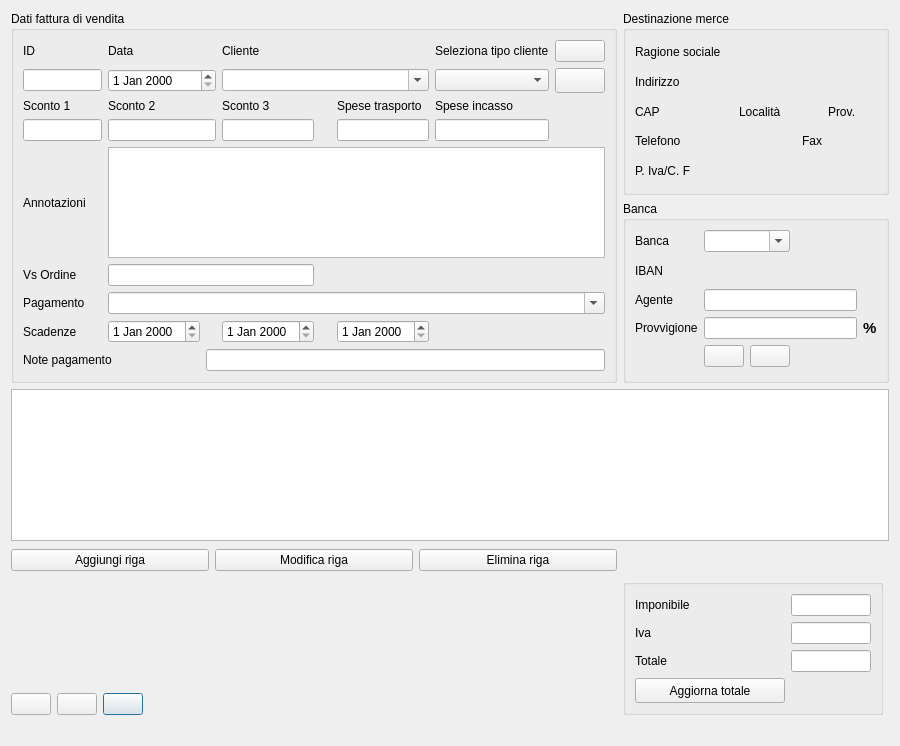
<?xml version="1.0" encoding="UTF-8"?>
<ui version="4.0">
 <class>fattura_rg</class>
 <widget class="QDialog" name="fattura_rg">
  <property name="geometry">
   <rect>
    <x>0</x>
    <y>0</y>
    <width>900</width>
    <height>746</height>
   </rect>
  </property>
  <property name="windowTitle">
   <string>Fattura di vendita</string>
  </property>
  <property name="windowIcon">
   <iconset>
    <normaloff>:/images/logo.png</normaloff>:/images/logo.png</iconset>
  </property>
  <layout class="QGridLayout" name="gridLayout_13">
   <item row="6" column="0">
    <layout class="QGridLayout" name="gridLayout_12">
     <item row="1" column="2">
      <widget class="QPushButton" name="agg_fatt_2">
       <property name="toolTip">
        <string>Aggiorna fattura</string>
       </property>
       <property name="text">
        <string/>
       </property>
       <property name="icon">
        <iconset resource="../biblio.qrc">
         <normaloff>:/images/view-refresh.png</normaloff>:/images/view-refresh.png</iconset>
       </property>
      </widget>
     </item>
     <item row="1" column="1">
      <widget class="QPushButton" name="save_2">
       <property name="toolTip">
        <string>Salva fattura</string>
       </property>
       <property name="text">
        <string/>
       </property>
       <property name="icon">
        <iconset resource="../biblio.qrc">
         <normaloff>:/images/document-save.png</normaloff>:/images/document-save.png</iconset>
       </property>
      </widget>
     </item>
     <item row="1" column="0">
      <widget class="QPushButton" name="annulla_2">
       <property name="toolTip">
        <string>Chiudi senza salvare la fattura</string>
       </property>
       <property name="text">
        <string/>
       </property>
       <property name="icon">
        <iconset resource="../../initdb/images.qrc">
         <normaloff>:/images/dialog-close.png</normaloff>:/images/dialog-close.png</iconset>
       </property>
      </widget>
     </item>
    </layout>
   </item>
   <item row="2" column="0" colspan="7">
    <widget class="QTableView" name="tab_view">
     <attribute name="verticalHeaderDefaultSectionSize">
      <number>15</number>
     </attribute>
    </widget>
   </item>
   <item row="5" column="0">
    <spacer name="verticalSpacer_2">
     <property name="orientation">
      <enum>Qt::Vertical</enum>
     </property>
     <property name="sizeHint" stdset="0">
      <size>
       <width>77</width>
       <height>83</height>
      </size>
     </property>
    </spacer>
   </item>
   <item row="4" column="5">
    <spacer name="horizontalSpacer_11">
     <property name="orientation">
      <enum>Qt::Horizontal</enum>
     </property>
     <property name="sizeHint" stdset="0">
      <size>
       <width>240</width>
       <height>20</height>
      </size>
     </property>
    </spacer>
   </item>
   <item row="0" column="5" colspan="2">
    <widget class="QGroupBox" name="groupBox_2">
     <property name="title">
      <string>Destinazione merce</string>
     </property>
     <layout class="QGridLayout" name="gridLayout_8">
      <item row="2" column="0">
       <widget class="QLabel" name="label_30">
        <property name="text">
         <string>CAP</string>
        </property>
       </widget>
      </item>
      <item row="2" column="1" colspan="2">
       <widget class="QLabel" name="cap">
        <property name="text">
         <string/>
        </property>
       </widget>
      </item>
      <item row="2" column="3" colspan="3">
       <widget class="QLabel" name="label_31">
        <property name="text">
         <string>Località</string>
        </property>
       </widget>
      </item>
      <item row="2" column="6">
       <widget class="QLabel" name="local">
        <property name="text">
         <string/>
        </property>
       </widget>
      </item>
      <item row="2" column="7">
       <widget class="QLabel" name="label_32">
        <property name="text">
         <string>Prov.</string>
        </property>
       </widget>
      </item>
      <item row="2" column="8">
       <widget class="QLabel" name="prov">
        <property name="text">
         <string/>
        </property>
       </widget>
      </item>
      <item row="3" column="0">
       <widget class="QLabel" name="label_33">
        <property name="text">
         <string>Telefono</string>
        </property>
       </widget>
      </item>
      <item row="3" column="1" colspan="2">
       <widget class="QLabel" name="tel">
        <property name="text">
         <string/>
        </property>
       </widget>
      </item>
      <item row="3" column="4" colspan="2">
       <spacer name="horizontalSpacer_7">
        <property name="orientation">
         <enum>Qt::Horizontal</enum>
        </property>
        <property name="sizeHint" stdset="0">
         <size>
          <width>31</width>
          <height>20</height>
         </size>
        </property>
       </spacer>
      </item>
      <item row="3" column="6">
       <widget class="QLabel" name="label_34">
        <property name="text">
         <string>Fax</string>
        </property>
       </widget>
      </item>
      <item row="3" column="7" colspan="2">
       <widget class="QLabel" name="cell">
        <property name="text">
         <string/>
        </property>
       </widget>
      </item>
      <item row="4" column="0">
       <widget class="QLabel" name="label_35">
        <property name="text">
         <string>P. Iva/C. F</string>
        </property>
       </widget>
      </item>
      <item row="1" column="5">
       <widget class="QLabel" name="indirizzo">
        <property name="text">
         <string/>
        </property>
       </widget>
      </item>
      <item row="1" column="0" colspan="2">
       <widget class="QLabel" name="label_29">
        <property name="text">
         <string>Indirizzo</string>
        </property>
       </widget>
      </item>
      <item row="0" column="0" colspan="4">
       <widget class="QLabel" name="label_28">
        <property name="text">
         <string>Ragione sociale</string>
        </property>
       </widget>
      </item>
      <item row="0" column="5" colspan="3">
       <widget class="QLabel" name="rag_soc">
        <property name="text">
         <string/>
        </property>
       </widget>
      </item>
      <item row="4" column="1" colspan="3">
       <widget class="QLabel" name="paese">
        <property name="text">
         <string/>
        </property>
       </widget>
      </item>
     </layout>
    </widget>
   </item>
   <item row="1" column="5" colspan="2">
    <widget class="QGroupBox" name="groupBox_3">
     <property name="title">
      <string>Banca</string>
     </property>
     <layout class="QGridLayout" name="gridLayout">
      <item row="0" column="0">
       <widget class="QLabel" name="label_2">
        <property name="text">
         <string>Banca</string>
        </property>
       </widget>
      </item>
      <item row="0" column="1" colspan="2">
       <widget class="QComboBox" name="vis_banca">
        <property name="editable">
         <bool>true</bool>
        </property>
       </widget>
      </item>
      <item row="1" column="0">
       <widget class="QLabel" name="label_36">
        <property name="minimumSize">
         <size>
          <width>45</width>
          <height>25</height>
         </size>
        </property>
        <property name="maximumSize">
         <size>
          <width>45</width>
          <height>25</height>
         </size>
        </property>
        <property name="sizeIncrement">
         <size>
          <width>45</width>
          <height>25</height>
         </size>
        </property>
        <property name="baseSize">
         <size>
          <width>45</width>
          <height>25</height>
         </size>
        </property>
        <property name="text">
         <string>IBAN</string>
        </property>
       </widget>
      </item>
      <item row="1" column="1">
       <widget class="QLabel" name="iban">
        <property name="text">
         <string/>
        </property>
       </widget>
      </item>
      <item row="2" column="0">
       <widget class="QLabel" name="label_37">
        <property name="text">
         <string>Agente</string>
        </property>
       </widget>
      </item>
      <item row="2" column="1" colspan="3">
       <widget class="QLineEdit" name="lineEdit_2"/>
      </item>
      <item row="3" column="0">
       <widget class="QLabel" name="label_38">
        <property name="text">
         <string>Provvigione</string>
        </property>
       </widget>
      </item>
      <item row="3" column="1" colspan="3">
       <widget class="QLineEdit" name="lineEdit_3"/>
      </item>
      <item row="3" column="4">
       <widget class="QLabel" name="label_3">
        <property name="text">
         <string>&lt;html&gt;&lt;head/&gt;&lt;body&gt;&lt;p&gt;&lt;span style=&quot; font-size:11pt; font-weight:600;&quot;&gt;%&lt;/span&gt;&lt;/p&gt;&lt;/body&gt;&lt;/html&gt;</string>
        </property>
       </widget>
      </item>
      <item row="4" column="1">
       <widget class="QPushButton" name="banca">
        <property name="toolTip">
         <string>&lt;html&gt;&lt;head/&gt;&lt;body&gt;&lt;p&gt;&lt;span style=&quot; font-weight:600;&quot;&gt;Inserisci Banca....&lt;/span&gt;&lt;/p&gt;&lt;/body&gt;&lt;/html&gt;</string>
        </property>
        <property name="text">
         <string/>
        </property>
        <property name="icon">
         <iconset resource="../biblio.qrc">
          <normaloff>:/images/cash2.png</normaloff>:/images/cash2.png</iconset>
        </property>
       </widget>
      </item>
      <item row="4" column="2">
       <widget class="QPushButton" name="agg_banca">
        <property name="toolTip">
         <string>&lt;html&gt;&lt;head/&gt;&lt;body&gt;&lt;p&gt;&lt;span style=&quot; font-weight:600;&quot;&gt;Aggiorna lista banche....&lt;/span&gt;&lt;/p&gt;&lt;/body&gt;&lt;/html&gt;</string>
        </property>
        <property name="text">
         <string/>
        </property>
        <property name="icon">
         <iconset resource="../biblio.qrc">
          <normaloff>:/images/view-refresh.png</normaloff>:/images/view-refresh.png</iconset>
        </property>
       </widget>
      </item>
      <item row="4" column="3">
       <spacer name="horizontalSpacer">
        <property name="orientation">
         <enum>Qt::Horizontal</enum>
        </property>
        <property name="sizeHint" stdset="0">
         <size>
          <width>40</width>
          <height>20</height>
         </size>
        </property>
       </spacer>
      </item>
     </layout>
    </widget>
   </item>
   <item row="5" column="5" rowspan="2">
    <widget class="QGroupBox" name="groupBox_4">
     <property name="styleSheet">
      <string notr="true"/>
     </property>
     <layout class="QGridLayout" name="gridLayout_10">
      <item row="1" column="0">
       <widget class="QLabel" name="label_39">
        <property name="minimumSize">
         <size>
          <width>150</width>
          <height>0</height>
         </size>
        </property>
        <property name="maximumSize">
         <size>
          <width>150</width>
          <height>16777215</height>
         </size>
        </property>
        <property name="sizeIncrement">
         <size>
          <width>150</width>
          <height>0</height>
         </size>
        </property>
        <property name="baseSize">
         <size>
          <width>150</width>
          <height>0</height>
         </size>
        </property>
        <property name="text">
         <string>Iva</string>
        </property>
       </widget>
      </item>
      <item row="1" column="1">
       <widget class="QLineEdit" name="iva_ft_2">
        <property name="readOnly">
         <bool>false</bool>
        </property>
       </widget>
      </item>
      <item row="2" column="0">
       <widget class="QLabel" name="label_40">
        <property name="minimumSize">
         <size>
          <width>150</width>
          <height>0</height>
         </size>
        </property>
        <property name="maximumSize">
         <size>
          <width>150</width>
          <height>16777215</height>
         </size>
        </property>
        <property name="sizeIncrement">
         <size>
          <width>150</width>
          <height>0</height>
         </size>
        </property>
        <property name="baseSize">
         <size>
          <width>150</width>
          <height>0</height>
         </size>
        </property>
        <property name="text">
         <string>Totale</string>
        </property>
       </widget>
      </item>
      <item row="2" column="1">
       <widget class="QLineEdit" name="totale_2">
        <property name="readOnly">
         <bool>false</bool>
        </property>
       </widget>
      </item>
      <item row="0" column="1">
       <widget class="QLineEdit" name="imponibile_2">
        <property name="readOnly">
         <bool>false</bool>
        </property>
       </widget>
      </item>
      <item row="0" column="0">
       <widget class="QLabel" name="label_41">
        <property name="minimumSize">
         <size>
          <width>150</width>
          <height>0</height>
         </size>
        </property>
        <property name="maximumSize">
         <size>
          <width>150</width>
          <height>16777215</height>
         </size>
        </property>
        <property name="sizeIncrement">
         <size>
          <width>150</width>
          <height>0</height>
         </size>
        </property>
        <property name="baseSize">
         <size>
          <width>150</width>
          <height>0</height>
         </size>
        </property>
        <property name="text">
         <string>Imponibile</string>
        </property>
       </widget>
      </item>
      <item row="3" column="0">
       <widget class="QPushButton" name="agg_totali_2">
        <property name="minimumSize">
         <size>
          <width>150</width>
          <height>25</height>
         </size>
        </property>
        <property name="maximumSize">
         <size>
          <width>150</width>
          <height>25</height>
         </size>
        </property>
        <property name="sizeIncrement">
         <size>
          <width>150</width>
          <height>25</height>
         </size>
        </property>
        <property name="baseSize">
         <size>
          <width>150</width>
          <height>25</height>
         </size>
        </property>
        <property name="text">
         <string>Aggiorna totale</string>
        </property>
        <property name="icon">
         <iconset resource="../biblio.qrc">
          <normaloff>:/images/view-refresh.png</normaloff>:/images/view-refresh.png</iconset>
        </property>
       </widget>
      </item>
      <item row="3" column="1">
       <spacer name="horizontalSpacer_2">
        <property name="orientation">
         <enum>Qt::Horizontal</enum>
        </property>
        <property name="sizeHint" stdset="0">
         <size>
          <width>40</width>
          <height>20</height>
         </size>
        </property>
       </spacer>
      </item>
     </layout>
    </widget>
   </item>
   <item row="7" column="5">
    <spacer name="horizontalSpacer_10">
     <property name="orientation">
      <enum>Qt::Horizontal</enum>
     </property>
     <property name="sizeHint" stdset="0">
      <size>
       <width>240</width>
       <height>20</height>
      </size>
     </property>
    </spacer>
   </item>
   <item row="0" column="0" rowspan="2" colspan="5">
    <widget class="QGroupBox" name="groupBox">
     <property name="toolTip">
      <string>&lt;html&gt;&lt;head/&gt;&lt;body&gt;&lt;p&gt;Inserisci cliente&lt;/p&gt;&lt;/body&gt;&lt;/html&gt;</string>
     </property>
     <property name="title">
      <string>Dati fattura di vendita</string>
     </property>
     <layout class="QGridLayout" name="gridLayout_3">
      <item row="0" column="0">
       <widget class="QLabel" name="label_16">
        <property name="text">
         <string>ID</string>
        </property>
       </widget>
      </item>
      <item row="0" column="3" colspan="3">
       <widget class="QLabel" name="label_18">
        <property name="text">
         <string>Cliente</string>
        </property>
       </widget>
      </item>
      <item row="5" column="5">
       <widget class="QLineEdit" name="spes_tr"/>
      </item>
      <item row="7" column="1" colspan="3">
       <widget class="QLineEdit" name="ordine"/>
      </item>
      <item row="5" column="3">
       <widget class="QLineEdit" name="sconto3"/>
      </item>
      <item row="1" column="6">
       <widget class="QComboBox" name="tipo_cliente"/>
      </item>
      <item row="10" column="0" colspan="2">
       <widget class="QLabel" name="label_27">
        <property name="text">
         <string>Note pagamento</string>
        </property>
       </widget>
      </item>
      <item row="10" column="2" colspan="7">
       <widget class="QLineEdit" name="lineEdit"/>
      </item>
      <item row="0" column="1" colspan="2">
       <widget class="QLabel" name="label_17">
        <property name="text">
         <string>Data</string>
        </property>
       </widget>
      </item>
      <item row="7" column="0">
       <widget class="QLabel" name="label_25">
        <property name="text">
         <string>Vs Ordine</string>
        </property>
       </widget>
      </item>
      <item row="1" column="1" colspan="2">
       <widget class="QDateEdit" name="data_fatt"/>
      </item>
      <item row="4" column="0">
       <widget class="QLabel" name="label_19">
        <property name="text">
         <string>Sconto 1</string>
        </property>
       </widget>
      </item>
      <item row="5" column="0">
       <widget class="QLineEdit" name="sconto1"/>
      </item>
      <item row="8" column="1" colspan="8">
       <widget class="QComboBox" name="pagam">
        <property name="editable">
         <bool>true</bool>
        </property>
       </widget>
      </item>
      <item row="5" column="6">
       <widget class="QLineEdit" name="spes_in"/>
      </item>
      <item row="4" column="1">
       <widget class="QLabel" name="label_20">
        <property name="text">
         <string>Sconto 2</string>
        </property>
       </widget>
      </item>
      <item row="8" column="0">
       <widget class="QLabel" name="label_26">
        <property name="text">
         <string>Pagamento</string>
        </property>
       </widget>
      </item>
      <item row="4" column="5">
       <widget class="QLabel" name="label_22">
        <property name="text">
         <string>Spese trasporto</string>
        </property>
       </widget>
      </item>
      <item row="1" column="0">
       <widget class="QLineEdit" name="id1"/>
      </item>
      <item row="9" column="1">
       <widget class="QDateEdit" name="scadenza_1">
        <property name="minimumSize">
         <size>
          <width>92</width>
          <height>23</height>
         </size>
        </property>
        <property name="maximumSize">
         <size>
          <width>92</width>
          <height>23</height>
         </size>
        </property>
        <property name="sizeIncrement">
         <size>
          <width>92</width>
          <height>23</height>
         </size>
        </property>
        <property name="baseSize">
         <size>
          <width>92</width>
          <height>23</height>
         </size>
        </property>
       </widget>
      </item>
      <item row="9" column="4">
       <spacer name="horizontalSpacer_4">
        <property name="orientation">
         <enum>Qt::Horizontal</enum>
        </property>
        <property name="sizeHint" stdset="0">
         <size>
          <width>40</width>
          <height>20</height>
         </size>
        </property>
       </spacer>
      </item>
      <item row="6" column="0">
       <widget class="QLabel" name="label_24">
        <property name="text">
         <string>Annotazioni</string>
        </property>
       </widget>
      </item>
      <item row="4" column="6">
       <widget class="QLabel" name="label_23">
        <property name="text">
         <string>Spese incasso</string>
        </property>
       </widget>
      </item>
      <item row="0" column="7" colspan="2">
       <widget class="QPushButton" name="fornit">
        <property name="text">
         <string/>
        </property>
        <property name="icon">
         <iconset resource="../biblio.qrc">
          <normaloff>:/images/user-group-properties.png</normaloff>:/images/user-group-properties.png</iconset>
        </property>
       </widget>
      </item>
      <item row="5" column="1" colspan="2">
       <widget class="QLineEdit" name="sconto2"/>
      </item>
      <item row="4" column="3">
       <widget class="QLabel" name="label_21">
        <property name="text">
         <string>Sconto 3</string>
        </property>
       </widget>
      </item>
      <item row="0" column="6">
       <widget class="QLabel" name="label">
        <property name="text">
         <string>Seleziona tipo cliente</string>
        </property>
       </widget>
      </item>
      <item row="9" column="0">
       <widget class="QLabel" name="title_scadenze">
        <property name="text">
         <string>Scadenze</string>
        </property>
       </widget>
      </item>
      <item row="6" column="1" colspan="8">
       <widget class="QTextEdit" name="ann"/>
      </item>
      <item row="1" column="7" colspan="2">
       <widget class="QPushButton" name="cliente">
        <property name="minimumSize">
         <size>
          <width>50</width>
          <height>25</height>
         </size>
        </property>
        <property name="maximumSize">
         <size>
          <width>50</width>
          <height>25</height>
         </size>
        </property>
        <property name="text">
         <string/>
        </property>
        <property name="icon">
         <iconset resource="../biblio.qrc">
          <normaloff>:/images/system-users.png</normaloff>:/images/system-users.png</iconset>
        </property>
       </widget>
      </item>
      <item row="9" column="3">
       <widget class="QDateEdit" name="scadenza_2">
        <property name="minimumSize">
         <size>
          <width>92</width>
          <height>23</height>
         </size>
        </property>
        <property name="maximumSize">
         <size>
          <width>92</width>
          <height>23</height>
         </size>
        </property>
        <property name="sizeIncrement">
         <size>
          <width>92</width>
          <height>23</height>
         </size>
        </property>
        <property name="baseSize">
         <size>
          <width>92</width>
          <height>23</height>
         </size>
        </property>
       </widget>
      </item>
      <item row="1" column="3" colspan="3">
       <widget class="QComboBox" name="pers">
        <property name="editable">
         <bool>true</bool>
        </property>
        <property name="currentIndex">
         <number>-1</number>
        </property>
        <property name="frame">
         <bool>true</bool>
        </property>
        <property name="modelColumn">
         <number>0</number>
        </property>
       </widget>
      </item>
      <item row="9" column="5">
       <widget class="QDateEdit" name="scadenza_3">
        <property name="minimumSize">
         <size>
          <width>92</width>
          <height>23</height>
         </size>
        </property>
        <property name="maximumSize">
         <size>
          <width>92</width>
          <height>23</height>
         </size>
        </property>
        <property name="sizeIncrement">
         <size>
          <width>92</width>
          <height>23</height>
         </size>
        </property>
        <property name="baseSize">
         <size>
          <width>92</width>
          <height>23</height>
         </size>
        </property>
       </widget>
      </item>
      <item row="9" column="2">
       <spacer name="horizontalSpacer_3">
        <property name="orientation">
         <enum>Qt::Horizontal</enum>
        </property>
        <property name="sizeHint" stdset="0">
         <size>
          <width>40</width>
          <height>20</height>
         </size>
        </property>
       </spacer>
      </item>
     </layout>
    </widget>
   </item>
   <item row="5" column="4" rowspan="2">
    <spacer name="verticalSpacer_4">
     <property name="orientation">
      <enum>Qt::Vertical</enum>
     </property>
     <property name="sizeHint" stdset="0">
      <size>
       <width>20</width>
       <height>114</height>
      </size>
     </property>
    </spacer>
   </item>
   <item row="3" column="0" rowspan="2" colspan="5">
    <layout class="QGridLayout" name="gridLayout_11">
     <item row="0" column="0">
      <widget class="QPushButton" name="n_riga">
       <property name="toolTip">
        <string>Aggiungi riga</string>
       </property>
       <property name="text">
        <string>Aggiungi riga</string>
       </property>
       <property name="icon">
        <iconset resource="../biblio.qrc">
         <normaloff>:/images/dialog-ok-apply.png</normaloff>:/images/dialog-ok-apply.png</iconset>
       </property>
      </widget>
     </item>
     <item row="0" column="1">
      <widget class="QPushButton" name="md_riga">
       <property name="toolTip">
        <string>Modifica riga</string>
       </property>
       <property name="text">
        <string>Modifica riga</string>
       </property>
       <property name="icon">
        <iconset resource="../biblio.qrc">
         <normaloff>:/images/document-edit.png</normaloff>:/images/document-edit.png</iconset>
       </property>
      </widget>
     </item>
     <item row="0" column="2">
      <widget class="QPushButton" name="el_riga">
       <property name="toolTip">
        <string>Elimina riga</string>
       </property>
       <property name="text">
        <string>Elimina riga</string>
       </property>
       <property name="icon">
        <iconset resource="../biblio.qrc">
         <normaloff>:/images/edit-delete.png</normaloff>:/images/edit-delete.png</iconset>
       </property>
      </widget>
     </item>
    </layout>
   </item>
   <item row="5" column="2" rowspan="2">
    <spacer name="verticalSpacer_3">
     <property name="orientation">
      <enum>Qt::Vertical</enum>
     </property>
     <property name="sizeHint" stdset="0">
      <size>
       <width>20</width>
       <height>114</height>
      </size>
     </property>
    </spacer>
   </item>
  </layout>
 </widget>
 <tabstops>
  <tabstop>id1</tabstop>
  <tabstop>data_fatt</tabstop>
  <tabstop>pers</tabstop>
  <tabstop>tipo_cliente</tabstop>
  <tabstop>fornit</tabstop>
  <tabstop>cliente</tabstop>
  <tabstop>sconto1</tabstop>
  <tabstop>sconto2</tabstop>
  <tabstop>sconto3</tabstop>
  <tabstop>spes_tr</tabstop>
  <tabstop>spes_in</tabstop>
  <tabstop>ann</tabstop>
  <tabstop>ordine</tabstop>
  <tabstop>pagam</tabstop>
  <tabstop>scadenza_1</tabstop>
  <tabstop>scadenza_2</tabstop>
  <tabstop>scadenza_3</tabstop>
  <tabstop>lineEdit</tabstop>
  <tabstop>vis_banca</tabstop>
  <tabstop>lineEdit_2</tabstop>
  <tabstop>lineEdit_3</tabstop>
  <tabstop>banca</tabstop>
  <tabstop>agg_banca</tabstop>
  <tabstop>tab_view</tabstop>
  <tabstop>n_riga</tabstop>
  <tabstop>md_riga</tabstop>
  <tabstop>el_riga</tabstop>
  <tabstop>imponibile_2</tabstop>
  <tabstop>iva_ft_2</tabstop>
  <tabstop>totale_2</tabstop>
  <tabstop>agg_totali_2</tabstop>
  <tabstop>annulla_2</tabstop>
  <tabstop>save_2</tabstop>
  <tabstop>agg_fatt_2</tabstop>
 </tabstops>
 <resources>
  <include location="../../initdb/images.qrc"/>
  <include location="../biblio.qrc"/>
 </resources>
 <connections/>
</ui>
